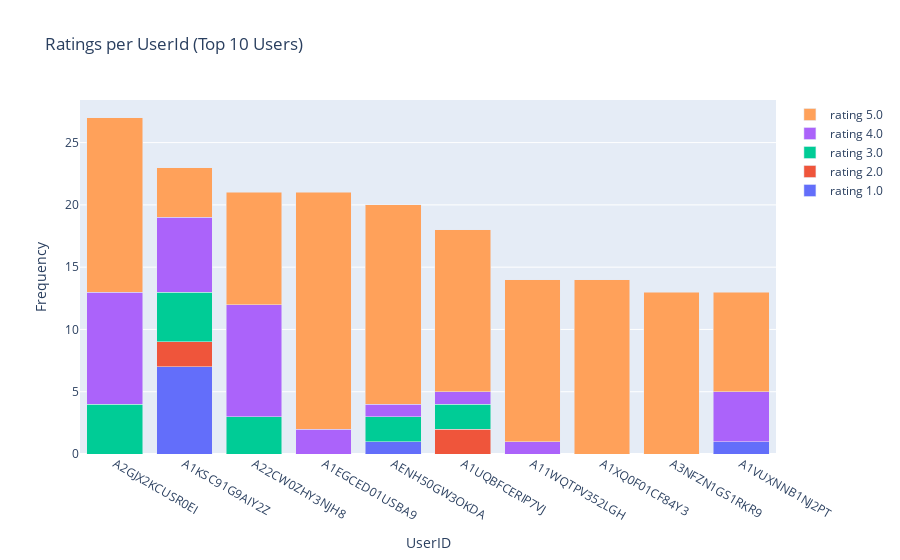

Notebook code cell kept with this figure:
### Code cell
plot_ratings_userId = users_ratings.head(10)

# Create data for the stacked bar chart
data = []

for rating_col in plot_ratings_userId.columns:
    data.append(go.Bar(
        x=plot_ratings_userId.index,
        y=plot_ratings_userId[rating_col],
        name=rating_col,
    ))

# Create the stacked bar chart
layout = go.Layout(
    barmode='stack',  
    xaxis=dict(title='UserID'),
    yaxis=dict(title='Frequency'),
    title='Ratings per UserId (Top 10 Users)',
)

fig = go.Figure(data=data, layout=layout)
fig.show()

### Figure 1 — Plotly figure (JSON) as saved in the notebook; plotly's stock layout.template omitted (floating-point values rounded to 4 significant figures)
{"data": [{"name": "rating 1.0", "type": "bar", "x": ["A2GJX2KCUSR0EI", "A1KSC91G9AIY2Z", "A22CW0ZHY3NJH8", "A1EGCED01USBA9", "AENH50GW3OKDA", "A1UQBFCERIP7VJ", "A11WQTPV352LGH", "A1XQ0F01CF84Y3", "A3NFZN1GS1RKR9", "A1VUXNNB1NJ2PT"], "y": [0, 7, 0, 0, 1, 0, 0, 0, 0, 1]}, {"name": "rating 2.0", "type": "bar", "x": ["A2GJX2KCUSR0EI", "A1KSC91G9AIY2Z", "A22CW0ZHY3NJH8", "A1EGCED01USBA9", "AENH50GW3OKDA", "A1UQBFCERIP7VJ", "A11WQTPV352LGH", "A1XQ0F01CF84Y3", "A3NFZN1GS1RKR9", "A1VUXNNB1NJ2PT"], "y": [0, 2, 0, 0, 0, 2, 0, 0, 0, 0]}, {"name": "rating 3.0", "type": "bar", "x": ["A2GJX2KCUSR0EI", "A1KSC91G9AIY2Z", "A22CW0ZHY3NJH8", "A1EGCED01USBA9", "AENH50GW3OKDA", "A1UQBFCERIP7VJ", "A11WQTPV352LGH", "A1XQ0F01CF84Y3", "A3NFZN1GS1RKR9", "A1VUXNNB1NJ2PT"], "y": [4, 4, 3, 0, 2, 2, 0, 0, 0, 0]}, {"name": "rating 4.0", "type": "bar", "x": ["A2GJX2KCUSR0EI", "A1KSC91G9AIY2Z", "A22CW0ZHY3NJH8", "A1EGCED01USBA9", "AENH50GW3OKDA", "A1UQBFCERIP7VJ", "A11WQTPV352LGH", "A1XQ0F01CF84Y3", "A3NFZN1GS1RKR9", "A1VUXNNB1NJ2PT"], "y": [9, 6, 9, 2, 1, 1, 1, 0, 0, 4]}, {"name": "rating 5.0", "type": "bar", "x": ["A2GJX2KCUSR0EI", "A1KSC91G9AIY2Z", "A22CW0ZHY3NJH8", "A1EGCED01USBA9", "AENH50GW3OKDA", "A1UQBFCERIP7VJ", "A11WQTPV352LGH", "A1XQ0F01CF84Y3", "A3NFZN1GS1RKR9", "A1VUXNNB1NJ2PT"], "y": [14, 4, 9, 19, 16, 13, 13, 14, 13, 8]}], "layout": {"barmode": "stack", "title": {"text": "Ratings per UserId (Top 10 Users)"}, "xaxis": {"title": {"text": "UserID"}}, "yaxis": {"title": {"text": "Frequency"}}}}
